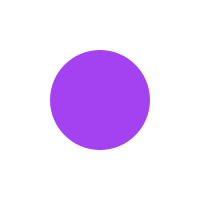
Frame 1 (no input)
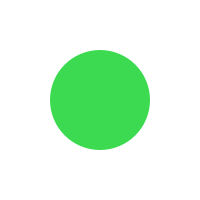
Frame 60 (the mouse pressed at the canvas centre just before this capture)
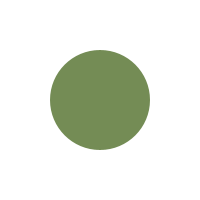
Frame 120 (the mouse held since frame 60 and released just before this capture)

The Processing sketch that drew these frames (run headless with seeded random() and noise(); from frame 60 on, the mouse is pressed at the canvas centre):

// Processing sketch: timer
// ── timer.pde

int startTime, interval; 
color c; 
boolean okGo = false; 

void setup() {
  size (200, 200);
  noStroke(); 
  startTime = millis(); 
  interval = 1000; 
  c = color (random (255), random (255), random (255));
}

void draw() {
  
  background (255); 
  
  if (millis() - startTime > interval) {
    startTime = millis(); 
    okGo = true; 
  }
  
  if (okGo == true) {
    c = randomColor();  
    okGo = false; 
  }
  fill (c); 
  ellipse (width/2, height/2, 100, 100); 
}

color randomColor() {
  return color (random (255), random (255), random (255)); 
}
